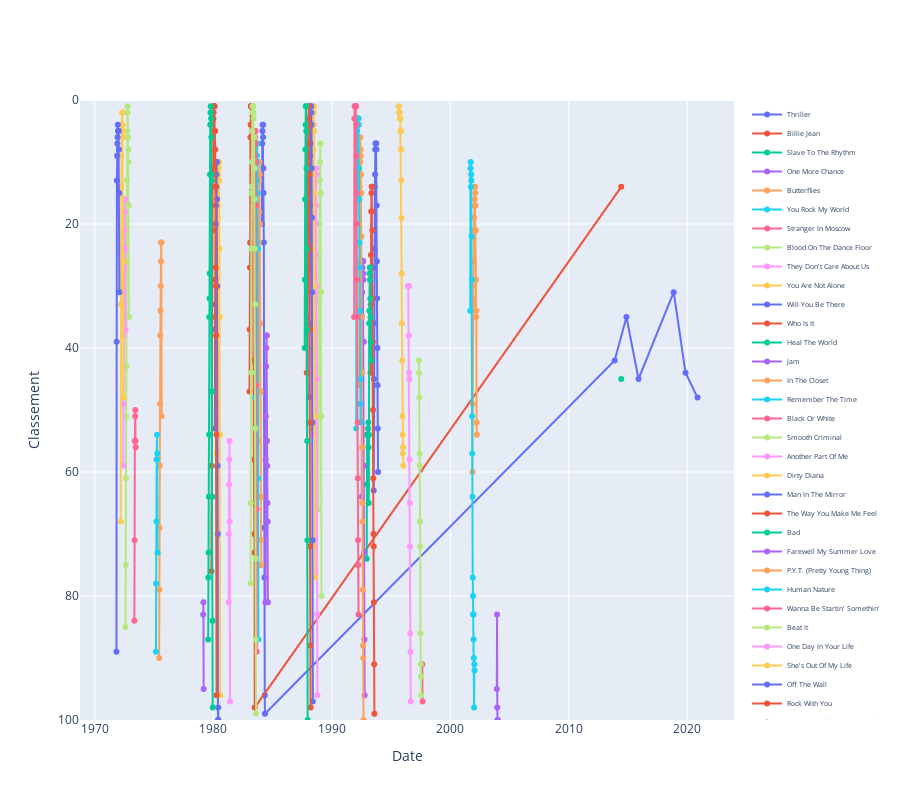

The code cell stored with this chart in its notebook:
### Code cell
show_music_of_artist(df, "Michael Jackson")
